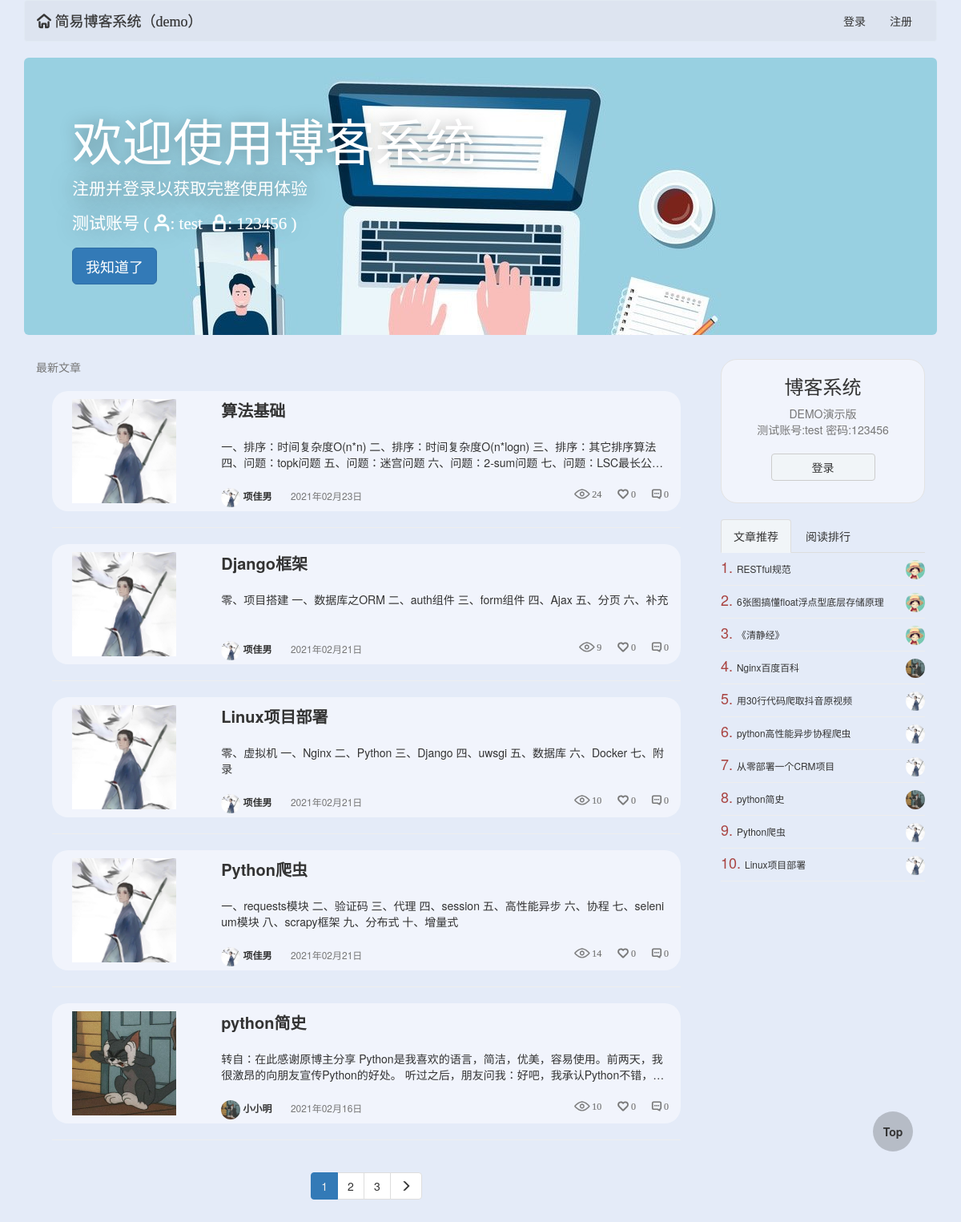
The page / on the database its author committed.
### blog/models.py (models this page shows, shortened)
class Article(models.Model):
    title = models.CharField(max_length=64, verbose_name='文章标题')
    desc = models.CharField(max_length=256, verbose_name='文章描述信息')
    create_time = models.DateTimeField(auto_now_add=True, verbose_name='文章创建日期')
    content = models.TextField()
    view_count = models.IntegerField(default=0)
    like_count = models.IntegerField(default=0)
    dislike_count = models.IntegerField(default=0)
    comment_count = models.IntegerField(default=0)
    user = models.ForeignKey('UserInfo', on_delete=models.CASCADE)
    tag = models.ManyToManyField('Tag')

class UserInfo(AbstractUser):
    create_time = models.DateTimeField(auto_now_add=True, verbose_name='用户创建时间')
    avatar = models.FileField(upload_to='avatars/', default='avatars/default.png')
    blog_site = models.OneToOneField('BlogSite', null=True, on_delete=models.CASCADE)
    def __str__(self):
        return self.username

### blog/views.py (the view)
# urls.py: 2. Add a URL to urlpatterns:  path('', views.home, name='home')
def home(request):
    if not request.session.get('welcome'):
        request.session['welcome'] = 'first'
    else:
        request.session['welcome'] = 'again'
    article_list = Article.objects.all().order_by('-create_time')
    current_page, page_range, current_page_num = my_paginator(request, article_list, 5)
    form_login = UserFormLogin()
    form_reg = UserFormReg()
    return render(request, "home.html", locals())

### blog/templatetags/my_tags.py (called while the page is built)
@register.inclusion_tag('parts/side-right.html')
def get_side_right_style(request):
    article_list_hot = Article.objects.order_by('-like_count')[:10]
    article_list_view = Article.objects.order_by('-view_count')[:10]
    return {'article_list_hot': article_list_hot, 'article_list_view': article_list_view, 'request': request}

@register.inclusion_tag('parts/header.html')
def get_header_style(request):
    form_login = UserFormLogin()
    form_reg = UserFormReg()
    username = UserInfo.objects.filter(username=request.user.username).first()
    blog_site = BlogSite.objects.filter(userinfo=username).first()
    return {'form_login': form_login, 'form_reg': form_reg, 'request': request, 'blog_site': blog_site}

@register.inclusion_tag('parts/paginator.html')
def get_paginator_style(current_page, page_range, current_page_num):
    return {'current_page': current_page, 'page_range': page_range, 'current_page_num': current_page_num}

### blog/views.py (called while the page is built)
def my_paginator(request, article_list, max_item):
    paginator = Paginator(article_list, max_item)
    current_page_num = int(request.GET.get('page', 1))
    try:  # 正常页码
        current_page = paginator.page(current_page_num)
    except EmptyPage as e:  # 错误页码，设置为1
        current_page = paginator.page(1)
    num = 3  # 显示的页面总个数：(num * 2) + 1
    if paginator.num_pages > (num * 2) + 1:
        if current_page_num - num <= 0:
            page_range = range(1, (num * 2) + 2)
        elif current_page_num + num > paginator.count:
            page_range = range(paginator.count - (num * 2), paginator.count + 1)
        else:
            page_range = range(current_page_num - num, current_page_num + num + 1)
    else:
        page_range = paginator.page_range
    return current_page, page_range, current_page_num

### templates/home.html (shortened to what this page needs)
{% extends "base0.html" %}
{% block body %}
    <div class="header">
        {% load my_tags %}
        {% get_header_style request %}
    </div>
    {% if request.session.welcome == 'first' %}
        <div class="jumbotron welcome" style="background: url('/static/blog/image/banner.jpg') center top;">
            <h1>欢迎使用博客系统</h1>
            <p>注册并登录以获取完整使用体验</p>
            <p class="iconfont text-muted">测试账号 (&nbsp;&#xe62f;:&nbsp;test&nbsp;&nbsp;&#xe627;:&nbsp;123456&nbsp;)</p>
            <p><span id="welcome-btn" class="btn btn-primary btn-lg">我知道了</span></p>
        </div>
    {% endif %}
    <div class="col-md-9">
        <span class="text-muted">最新文章</span>
        <div class="article-list">
            {% for article in current_page %}
                <div class="article-item clearfix bg-info">
                    <div class="col-md-3">
                        <div class="view-img">
                            <a href="/{{ article.user.username }}/articles/{{ article.id }}">
                                <img src="/media/{{ article.user.avatar }}" height="130">
                            </a>
                        </div>
                    </div>
                    <div class="col-md-9">
                        <div class="media-right view-title">
                            <p>
                                <a href="/{{ article.user.username }}/articles/{{ article.id }}">{{ article.title }}</a>
                            </p>
                            <span>
                            {{ article.desc }}
                        </span>
                        </div>
                        <div class="pull-left text-muted view-other">
                            <a href="/{{ article.user }}/">
                                <img src="/media/{{ article.user.avatar }}">
                                {{ article.user }}
                            </a>
                            <span class="">{{ article.create_time|date:'Y年m月d日' }}</span>
                            <span class="pull-right iconfont">&#xe630; {{ article.comment_count }}</span>
                            <span class="pull-right iconfont">&#xe626; {{ article.like_count }}</span>
                            <span class="pull-right iconfont">&#xe601; {{ article.view_count }}</span>
                        </div>
                    </div>
                </div>
                <hr>
            {% endfor %}
            {% load my_tags %}
            {% get_paginator_style current_page page_range current_page_num %}
        </div>
    </div>
    <div class="col-md-3">
        {% load my_tags %}
        {% get_side_right_style request %}
    </div>
{% endblock %}

### templates/parts/side-right.html (shortened to what this page needs)
{% if request.user.is_anonymous %}
    <div class="side-right-header">
        <span class="center-block text-center h3">博客系统</span>
        <span class="center-block text-center text-muted">DEMO演示版</span>
        <span class="center-block text-center text-muted">测试账号:test 密码:123456</span>
        <a href="#" data-toggle="modal" data-target=".login-modal" class="auth">
            <span class="btn btn-default center-block text-center btn-login">登录</span>
        </a>
    </div>
{% endif %}
<br>
<ul class="nav nav-tabs" role="tablist">
    <li role="presentation" class="active">
        <a href="#article_list_hot" aria-controls="home" role="tab" data-toggle="tab">文章推荐</a>
    </li>
    <li role="presentation">
        <a href="#article_list_view" aria-controls="profile" role="tab" data-toggle="tab">阅读排行</a>
    </li>
</ul>
<div class="tab-content">
    <div role="tabpanel" class="tab-pane active" id="article_list_hot">
        {% for article in article_list_hot %}
            <div class="article-item-right clearfix">
                <div class="view-title small">
                    <span class="text-danger h4">{{ forloop.counter }}. </span>
                    <a href="/{{ article.user.username }}/articles/{{ article.id }}" class="title">
                        {{ article.title }}
                    </a>
                    <a href="/{{ article.user }}/" class="avatar">
                        <img src="/media/{{ article.user.avatar }}">
                    </a>
                </div>
            </div>
        {% endfor %}
    </div>
</div>

### static/blog/auth.css (style rules this page uses)
.btn, .btn:hover, a, a:hover { transition: all .3s ease-in-out; }
.article-item { transition: all .3s ease-in-out; }

### static/blog/article.css (style rules this page uses)
.welcome, .welcome-login { display: none; }
.welcome h1 { color: #fff!important; text-shadow: rgba(1,1,1,0.35) 1px 1px 20px; }
.welcome p { color: #fff; text-shadow: rgba(1,1,1,0.6) 1px 1px 30px; }
.welcome p.iconfont { text-shadow: rgba(1,1,1,0.3) 1px 1px 30px; }
.welcome p span { text-shadow: none; }
.article-list { padding: 20px !important; }
.article-item { border-radius: 20px !important; }
.article-item .view-img { width: 100%; height: 150px; }
.article-item .view-img img { margin: 10px !important; }
.article-item .view-title { width: 100%; height: 120px; padding: 10px 0; }
.article-item .view-title p { -webkit-box-orient: vertical; text-overflow: ellipsis; overflow: hidden; word-break: break-all; display: -webkit-box; -webkit-line-clamp: 1; font-size: 20px; font-weight: bold; }
.article-item .view-title span { -webkit-box-orient: vertical; text-overflow: ellipsis; overflow: hidden; word-break: break-all; display: -webkit-box; -webkit-line-clamp: 2; padding-top: 10px; }
.view-other { width: 100%; height: 30px; }
.view-other img { width: 24px; height: 24px; border-radius: 12px; }
.view-other span { margin-left: 20px; font-size: 12px; }
.view-other a { font-weight: bold; font-size: 12px !important; }
.side-right-header { width: 100%; height: 180px; border: 1px solid #e3e3e3; border-radius: 20px; background-color: rgba(255,255,255,0.45); }
.side-right-header .btn-login { margin-top: 20px; width: 130px; }
.article-item-right { width: 100%; border-bottom: 1px solid #eeeeee; }
.article-item-right .view-title { width: 100%; padding: 0; margin: 0; }
.article-item-right .view-title .title { line-height: 40px; }
.article-item-right .view-title .avatar { float: right; }
.article-item-right .view-title img { width: 24px; height: 24px; margin-top: 9px; border-radius: 12px; }

### rows shown on the page
Article: user.avatar (picture), title "算法基础", desc "一、排序：时间复杂度O(n*n) 二、排序：时间复杂度O(n*logn) 三、排序：其它排序算法 四、问题：topk问题 五、问题：迷宫问题…", user "项佳男", create_time "2021年02月23日", comment_count "0", like_count "0", view_count "24"
Article: user.avatar (picture), title "Django框架", desc "零、项目搭建 一、数据库之ORM 二、auth组件 三、form组件 四、Ajax 五、分页 六、补充", user "项佳男", create_time "2021年02月21日", comment_count "0", like_count "0", view_count "9"
Article: user.avatar (picture), title "Linux项目部署", desc "零、虚拟机 一、Nginx 二、Python 三、Django 四、uwsgi 五、数据库 六、Docker 七、附录", user "项佳男", create_time "2021年02月21日", comment_count "0", like_count "0", view_count "10"
Article: user.avatar (picture), title "Python爬虫", desc "一、requests模块 二、验证码 三、代理 四、session 五、高性能异步 六、协程 七、selenium模块 八、scrapy框架 九、分布式 十、增量式", user "项佳男", create_time "2021年02月21日", comment_count "0", like_count "0", view_count "14"
Article: user.avatar (picture), title "python简史", desc "转自：在此感谢原博主分享…", user "小小明", create_time "2021年02月16日", comment_count "0", like_count "0", view_count "10"
Article: title "RESTful规范", user.avatar (picture)
Article: title "6张图搞懂float浮点型底层存储原理", user.avatar (picture)
Article: title "《清静经》", user.avatar (picture)
Article: title "Nginx百度百科", user.avatar (picture)
Article: title "用30行代码爬取抖音原视频", user.avatar (picture)
Article: title "python高性能异步协程爬虫", user.avatar (picture)
Article: title "从零部署一个CRM项目", user.avatar (picture)

### other values the page prints
{{ i }} "1"
{{ i }} "2" "3"
